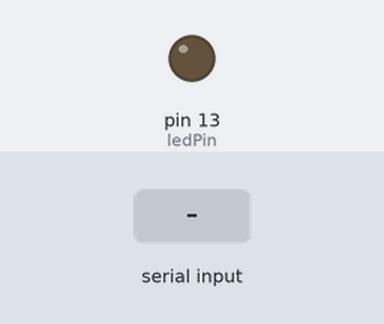
A sketch run on a simulated Arduino Uno, built with avr-gcc and run on an emulated ATmega328P. Parts: output pins drawn as LEDs (lit = HIGH). The inputs (shaded band) are chosen by the test bench.

Above: at 1.2 s.
1.3 s: "H" received over Serial
At 2.5 s:
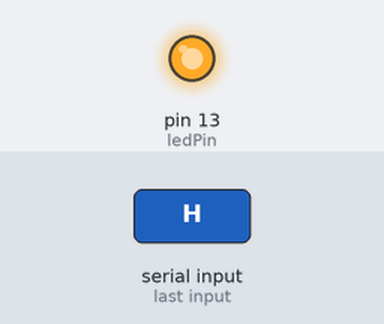
2.8 s: "L" received over Serial
At 3.8 s:
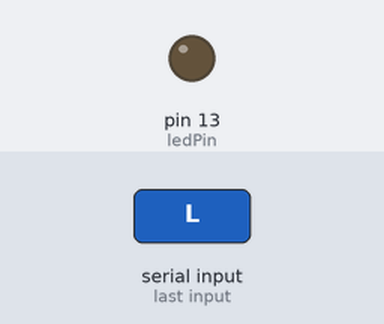
Timing chart, 0 to 5.8 s (numbered marks = the images above; inputs shaded):
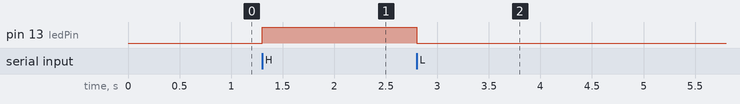

Measured:
- after the input at 1.3 s, pin 13 (ledPin): LOW → HIGH at once
- after the input at 2.8 s, pin 13 (ledPin): HIGH → LOW at once

The sketch:

SerialRead.ino
```cpp
int ledPin=13;
void setup() {
pinMode(ledPin,OUTPUT);
Serial.begin(9600);

}

void loop() {
  if(Serial.available()>0)
  {
    char data=Serial.read();
    if(data=='H')
    {
      digitalWrite(ledPin,HIGH);
    }
    else if(data=='L')
    {
      digitalWrite(ledPin,LOW);
    }
  }


}
```
